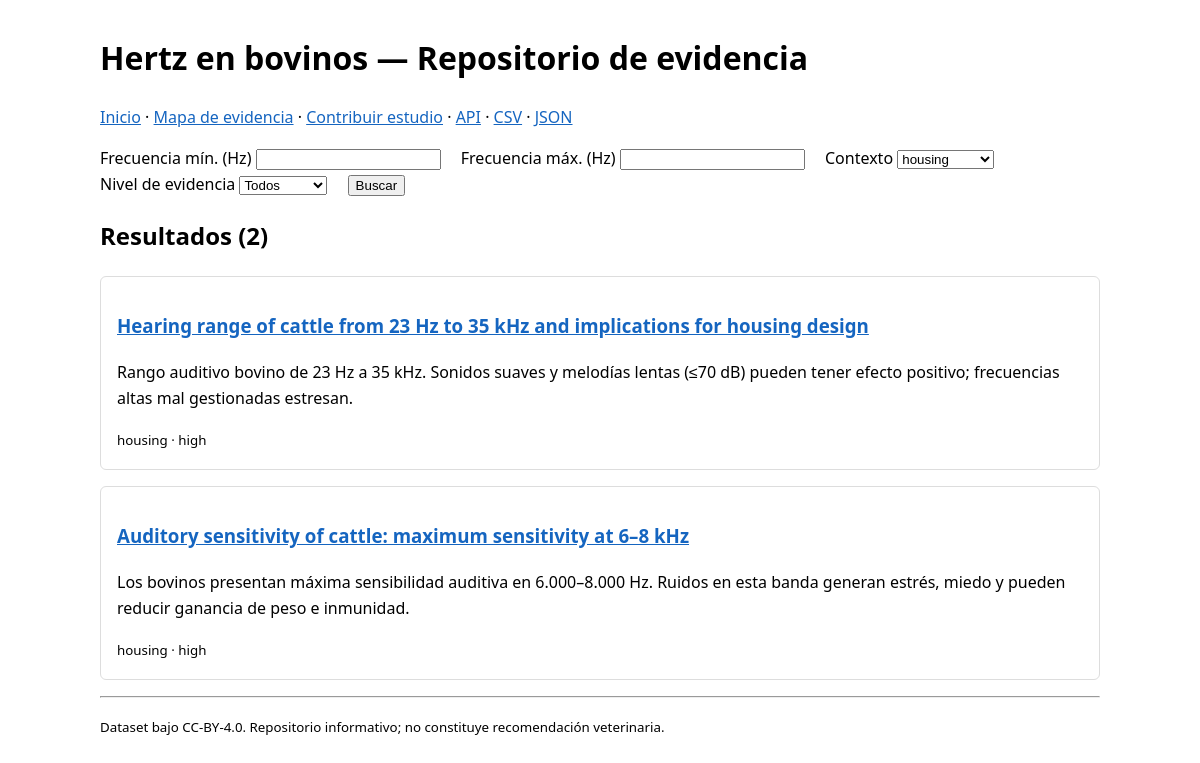
Page /index.php?context=housing on the committed database.
### tables this page shows
CREATE TABLE studies (
    id INT UNSIGNED AUTO_INCREMENT PRIMARY KEY,
    title VARCHAR(500) NOT NULL,
    authors VARCHAR(1000) NULL,
    publication_year SMALLINT UNSIGNED NULL,
    doi VARCHAR(200) NULL,
    url VARCHAR(700) NULL,
    source_type ENUM('paper','patent','review','thesis','report') NOT NULL DEFAULT 'paper',
    species ENUM('dairy_cows','beef_cattle','calves','mixed') NOT NULL DEFAULT 'dairy_cows',
    context ENUM('milking','feeding','transport','growth','reproduction','housing','other') NOT NULL DEFAULT 'other',
    summary TEXT NULL,
    evidence_level ENUM('high','medium','low','preliminary') NOT NULL DEFAULT 'preliminary',
    created_at TIMESTAMP DEFAULT CURRENT_TIMESTAMP,
    updated_at TIMESTAMP DEFAULT CURRENT_TIMESTAMP ON UPDATE CURRENT_TIMESTAMP,
    INDEX idx_context (context),
    INDEX idx_species (species),
    INDEX idx_evidence (evidence_level)
);

### public/index.php (called while the page is built, shortened)
<?php
require_once __DIR__ . '/../src/Repositories/StudyRepository.php';
$repo = new StudyRepository(db());
$minHz    = isset($_GET['min']) && $_GET['min'] !== '' ? (float) $_GET['min'] : null;
$maxHz    = isset($_GET['max']) && $_GET['max'] !== '' ? (float) $_GET['max'] : null;
$context  = $_GET['context'] ?? null;
$evidence = $_GET['evidence'] ?? null;
$results = $repo->search($minHz, $maxHz, $context, $evidence);
require __DIR__ . '/../templates/layout.php';

### src/config/database.php (called while the page is built, shortened)
<?php
function db(): PDO
{
    $driver = $_ENV['DB_DRIVER'] ?? 'mysql';
    if ($driver === 'pgsql') {
        $dsn = sprintf('pgsql:host=%s;port=%s;dbname=%s;sslmode=require',
            $_ENV['DB_HOST'], $_ENV['DB_PORT'] ?? '5432', $_ENV['DB_NAME']);
    } else {
        $dsn = sprintf('mysql:host=%s;port=%s;dbname=%s;charset=utf8mb4',
            $_ENV['DB_HOST'], $_ENV['DB_PORT'] ?? '3306', $_ENV['DB_NAME']);
    }
    $pdo = new PDO($dsn, $_ENV['DB_USER'], $_ENV['DB_PASS'], [
        PDO::ATTR_ERRMODE            => PDO::ERRMODE_EXCEPTION,
        PDO::ATTR_DEFAULT_FETCH_MODE => PDO::FETCH_ASSOC,
        PDO::ATTR_EMULATE_PREPARES   => false,
    ]);
    return $pdo;
}

### src/Repositories/StudyRepository.php (called while the page is built, shortened)
<?php
require_once __DIR__ . '/../config/database.php';
final class StudyRepository
{
    public function search(?float $minHz, ?float $maxHz, ?string $context, ?string $evidence): array
    {
        $sql = 'SELECT DISTINCT s.* FROM studies s';
        $params = [];
        if ($minHz !== null || $maxHz !== null) {
            $sql .= ' INNER JOIN frequencies f ON f.study_id = s.id';
            if ($minHz !== null && $maxHz !== null) {
                $sql .= ' WHERE f.frequency_max_hz >= :min AND f.frequency_min_hz <= :max';
                $params[':min'] = $minHz; $params[':max'] = $maxHz;
            } elseif ($minHz !== null) {
                $sql .= ' WHERE f.frequency_max_hz >= :min';
                $params[':min'] = $minHz;
            } else {
                $sql .= ' WHERE f.frequency_min_hz <= :max';
                $params[':max'] = $maxHz;
            }
        } else {
            $sql .= ' WHERE 1=1';
        }
        if ($context !== null && $context !== '') {
            $sql .= ' AND s.context = :context';
            $params[':context'] = $context;
        }
        $sql .= ' ORDER BY s.publication_year DESC, s.id DESC';
        $stmt = $this->pdo->prepare($sql);
        $stmt->execute($params);
        return $stmt->fetchAll();
    }
}

### templates/partials/study_card.php (the view, shortened to what this page needs)
<article class="study-card">
    <h3><a href="/study.php?id=<?= (int)$study['id'] ?>"><?= htmlspecialchars($study['title']) ?></a></h3>
    <p><?= htmlspecialchars((string)$study['summary']) ?></p>
    <small><?= htmlspecialchars((string)$study['context']) ?> · <?= htmlspecialchars((string)$study['evidence_level']) ?></small>
</article>

### templates/layout.php (shortened to what this page needs)
<!doctype html>
<html lang="es">
<head>
    <link rel="stylesheet" href="/assets/css/style.css">
</head>
<body>
<h1>Hertz en bovinos — Repositorio de evidencia</h1>
<p>
    <a href="/index.php">Inicio</a> ·
    <a href="/evidence-map.php">Mapa de evidencia</a> ·
    <a href="/contribute.php">Contribuir estudio</a> ·
    <a href="/api/">API</a> ·
    <a href="/export.php?format=csv">CSV</a> ·
    <a href="/export.php?format=json">JSON</a>
</p>
<form method="get" action="/index.php">
    <label>Frecuencia mín. (Hz) <input type="number" step="0.001" name="min" value="<?= htmlspecialchars((string)($_GET['min'] ?? '')) ?>"></label>
    <label>Frecuencia máx. (Hz) <input type="number" step="0.001" name="max" value="<?= htmlspecialchars((string)($_GET['max'] ?? '')) ?>"></label>
    <label>Contexto
        <select name="context">
            <?php foreach (['milking','feeding','transport','growth','reproduction','housing','other'] as $c): ?>
                <option value="<?= $c ?>" <?= (($context ?? '') === $c ? 'selected' : '') ?>><?= $c ?></option>
            <?php endforeach; ?>
        </select>
    </label>
    <label>Nivel de evidencia
        <select name="evidence">
            <option value="">Todos</option>
        </select>
    </label>
    <button type="submit">Buscar</button>
</form>
<h2>Resultados (<?= count($results) ?>)</h2>
<?php foreach ($results as $study): include __DIR__ . '/partials/study_card.php'; endforeach; ?>
<hr>
<p><small>Dataset bajo CC-BY-4.0. Repositorio informativo; no constituye recomendación veterinaria.</small></p>
</body>
</html>

### assets/css/style.css (style rules this page uses)
body { margin: 0; }
a { color: #1565c0; }

### templates/layout.php (style rules this page uses)
body { font-family:system-ui,sans-serif;max-width:1000px;margin:2em auto;padding:0 1em;line-height:1.6 }
.study-card { border:1px solid #ddd;padding:1em;margin:1em 0;border-radius:6px }
form label { display:inline-block;margin-right:1em }

### rows in the picture
studies: title "Hearing range of cattle from 23 Hz to 35 kHz and implications for housing design", summary "Rango auditivo bovino de 23 Hz a 35 kHz. Sonidos suaves y melodías lentas (≤70 dB) pueden tener efecto positivo; frecuencias altas mal gestionadas estresan.", context "housing", evidence_level "high"
studies: title "Auditory sensitivity of cattle: maximum sensitivity at 6–8 kHz", summary "Los bovinos presentan máxima sensibilidad auditiva en 6.000–8.000 Hz. Ruidos en esta banda generan estrés, miedo y pueden reducir ganancia de peso e inmunidad.", context "housing", evidence_level "high"

### other values in the picture
count($results) "2"
form field context "housing"
